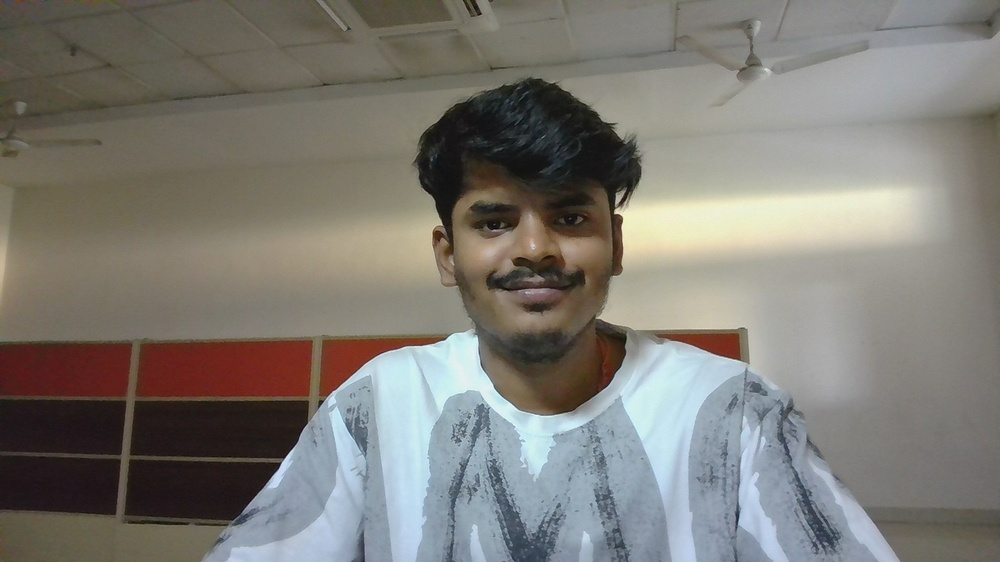
#> input picture DL_Assignment2/img.jpg, 1000 x 562 px, shrunk from 1920 x 1080 before the run
$ python QUES1.py   (older library calls are emulated)
#> lines starting #> are read from the running program, lines starting #| are printed output that depends on the picture
import cv2
import numpy as np
import matplotlib.pyplot as plt

def compute_hessian_directional_derivative(image_path):
#> called with image_path = 'img.jpg'
    img = cv2.imread(image_path, cv2.IMREAD_GRAYSCALE)
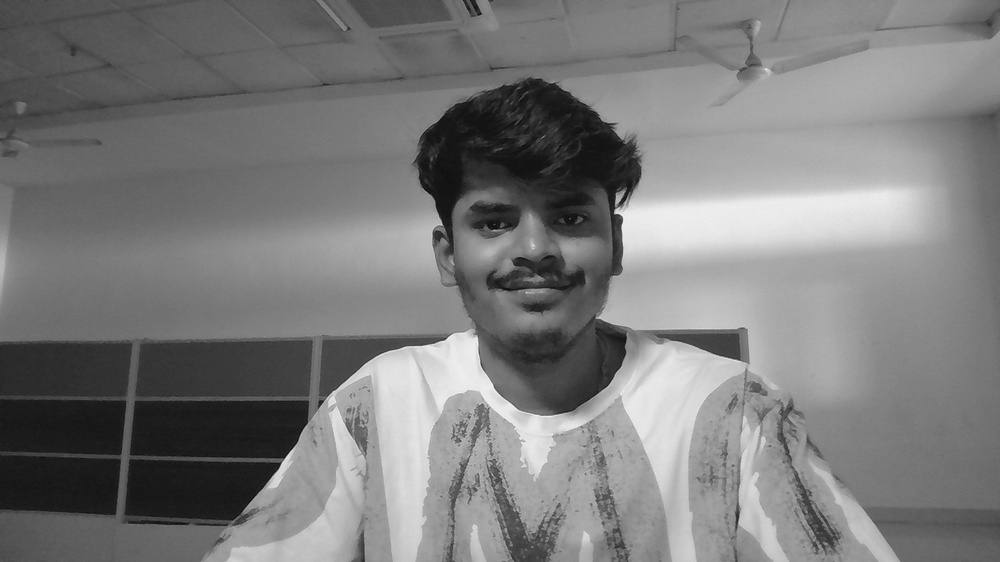
#> img: shape (562, 1000); min 7, max 247, mean 123.5
    if img is None:
        raise FileNotFoundError("Image not found. Please provide a valid path.")
    img = img.astype(np.float64) / 255.0

    Ix = cv2.Sobel(img, cv2.CV_64F, 1, 0, ksize=3)
    Iy = cv2.Sobel(img, cv2.CV_64F, 0, 1, ksize=3)

    Ixx = cv2.Sobel(Ix, cv2.CV_64F, 1, 0, ksize=3)
    Iyy = cv2.Sobel(Iy, cv2.CV_64F, 0, 1, ksize=3)
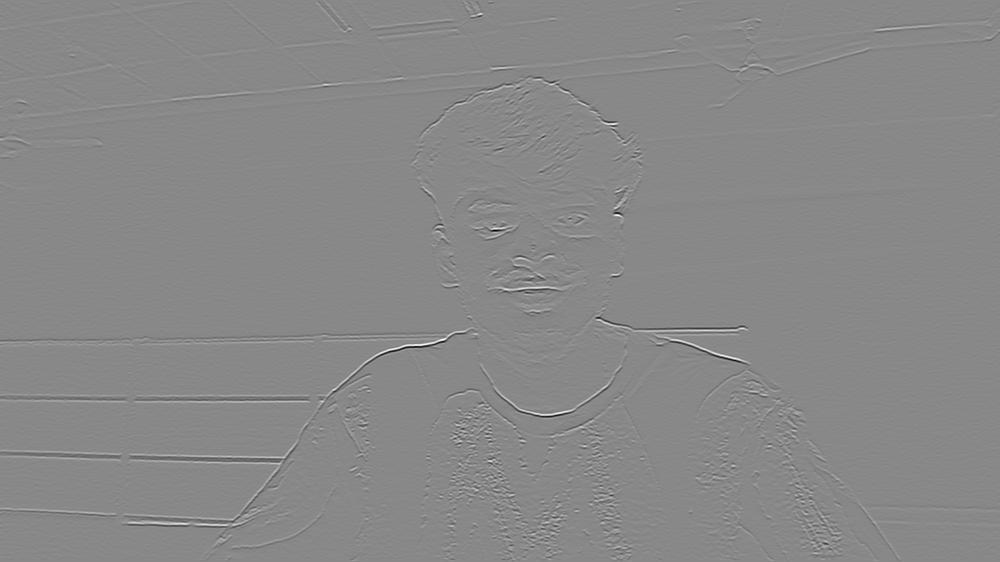
#> Iyy: shape (562, 1000) float64; min -13.58, max 11.78, mean -0.000225; drawn with min black and max white
    Ixy = cv2.Sobel(Ix, cv2.CV_64F, 0, 1, ksize=3)

    T = Ixx + Iyy
    D = Ixx * Iyy - Ixy**2

    discriminant = np.sqrt(np.maximum((T**2) - 4*D, 0))
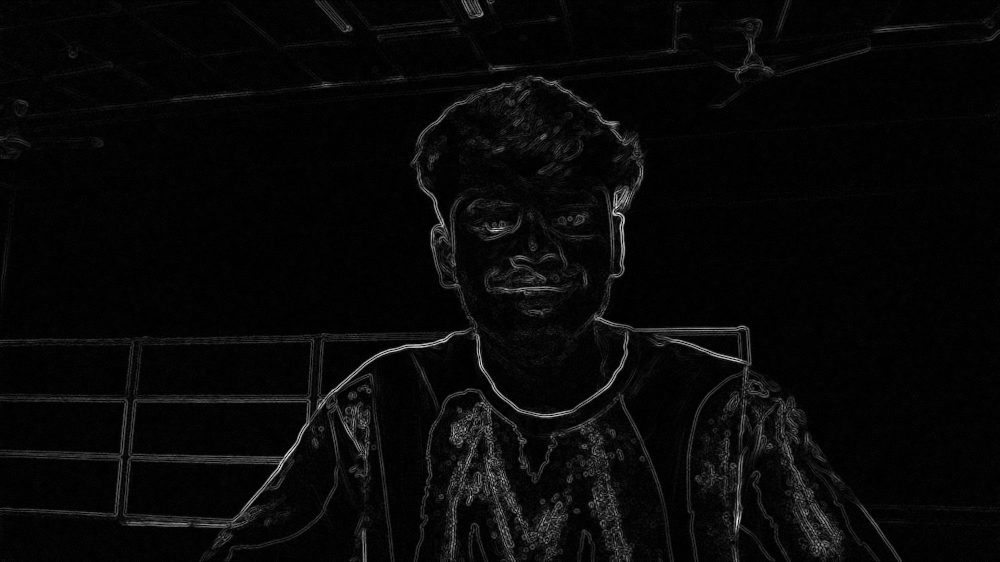
#> discriminant: shape (562, 1000) float64; min 0, max 14.85, mean 0.499; drawn with min black and max white

    lambda_max = (T + discriminant) / 2.0
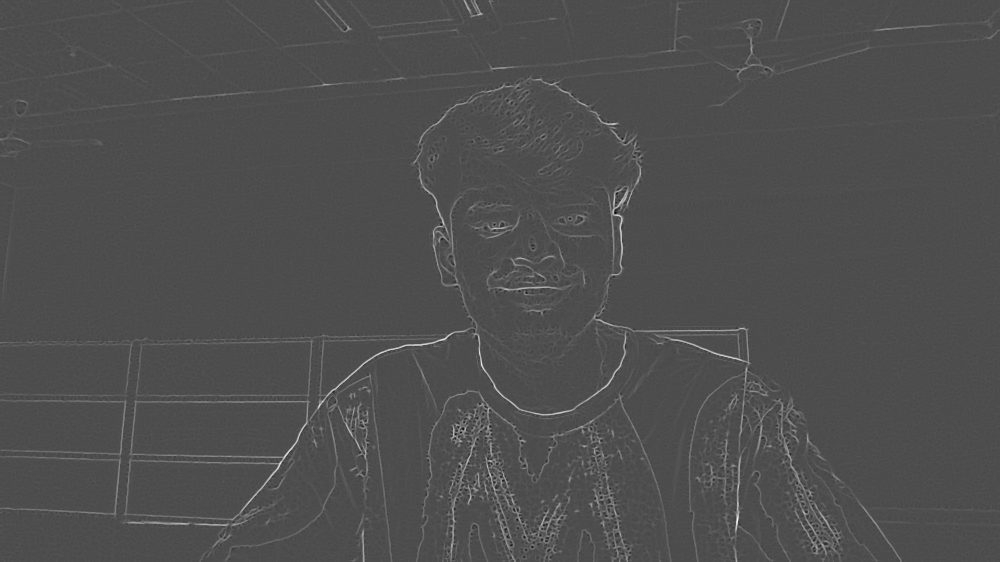
#> lambda_max: shape (562, 1000) float64; min -6.27, max 14.63, mean 0.249; drawn with min black and max white

    Vx = Ixy
    Vy = lambda_max - Ixx
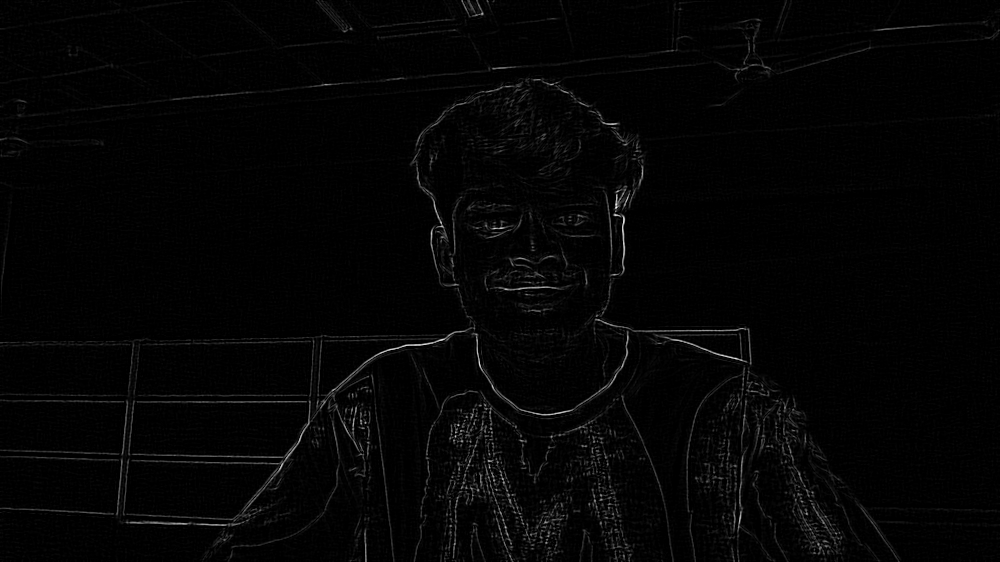
#> Vy: shape (562, 1000) float64; min -7.33e-15, max 13.06, mean 0.249; drawn with min black and max white

    magnitude = np.sqrt(Vx**2 + Vy**2)
    magnitude[magnitude == 0] = 1e-8
#> magnitude: shape (562, 1000) float64; min 1.73e-18, max 13.68, mean 0.305
    Vx_norm = Vx / magnitude
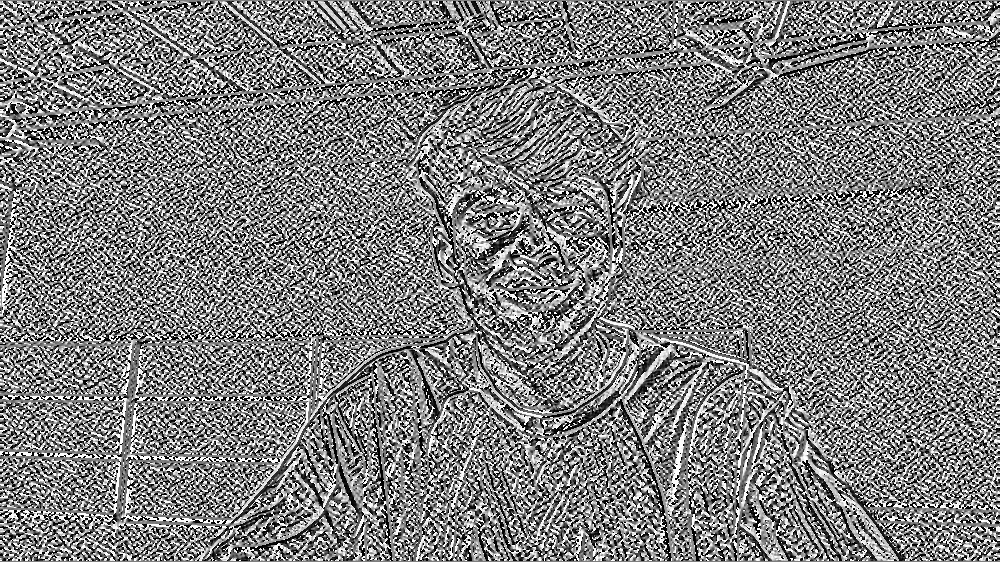
#> Vx_norm: shape (562, 1000) float64; min -1, max 1, mean -0.00568; drawn with min black and max white
    Vy_norm = Vy / magnitude
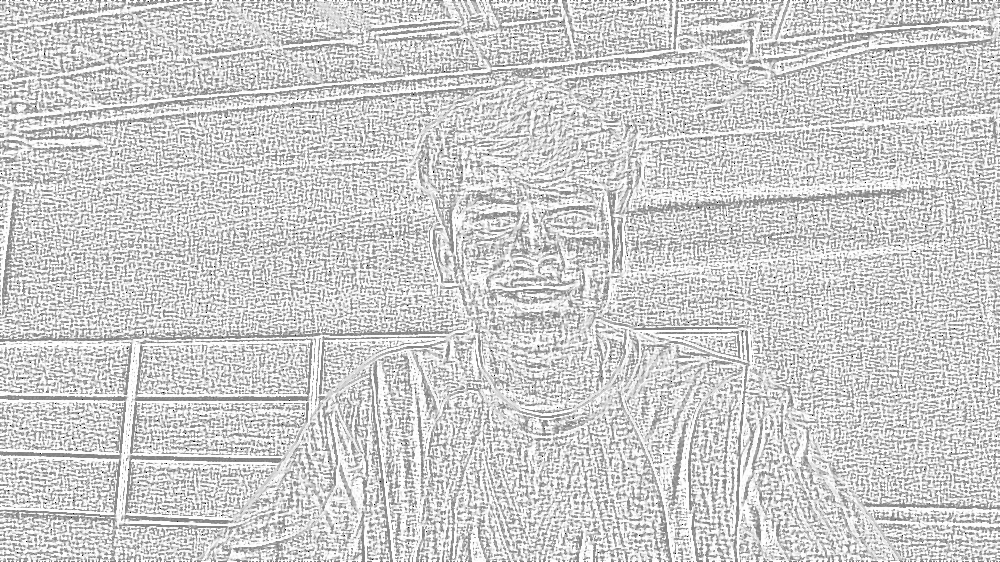
#> Vy_norm: shape (562, 1000) float64; min -1, max 1, mean 0.622; drawn with min black and max white

    directional_derivative = Ix * Vx_norm + Iy * Vy_norm

    result_img = cv2.normalize(directional_derivative, None, 0, 255, cv2.NORM_MINMAX)
    result_img = np.uint8(result_img)

    plt.figure(figsize=(10, 5))
    plt.subplot(1, 2, 1)
    plt.title('Original Image')
    plt.imshow(img, cmap='gray')
    plt.axis('off')

    plt.subplot(1, 2, 2)
    plt.title('Max Directional Derivative')
    plt.imshow(result_img, cmap='gray')
    plt.axis('off')

    plt.tight_layout()
    plt.show()

if __name__ == "__main__":
    compute_hessian_directional_derivative("img.jpg")
